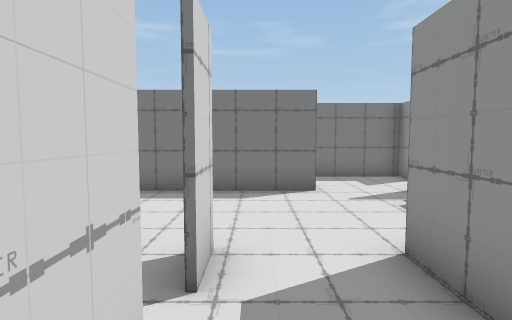
view 1 (above)

16 first-person views from a walk through a scene from a Unity 3-D project. The camera is 1.3 m above the floor, tilts 4° down and sees 80° across. The floor is counted in squares, 1 m on a side. Each view is taken from the middle of a square. On the plan, view 1 faces up. The plan holds only what a view shows up to about 14 squares ahead; the rest is blank. The place goes on beyond the plan. The player is left out.

view 2
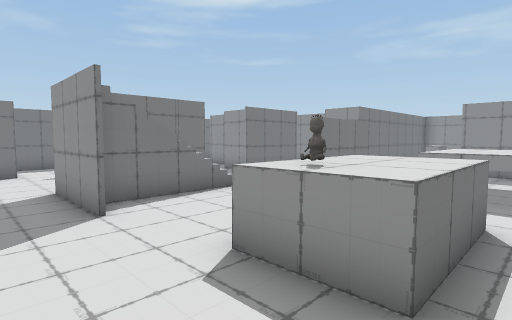

view 3
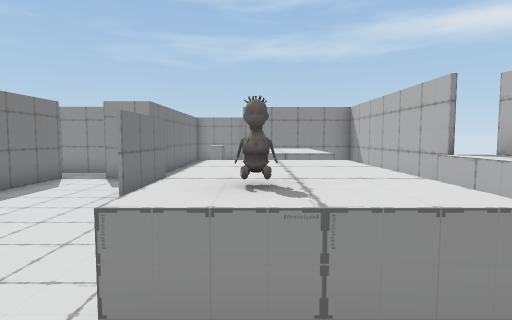

view 4
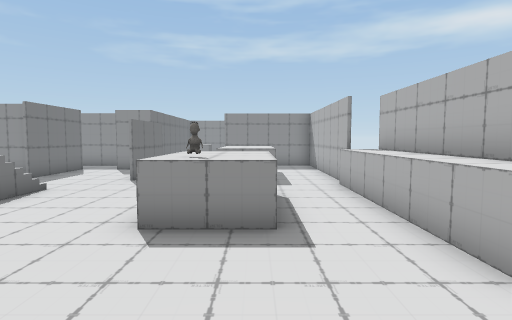

view 5
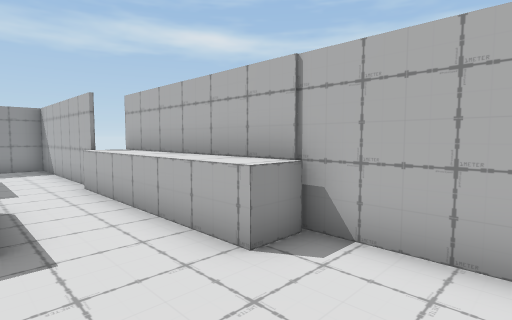

view 6
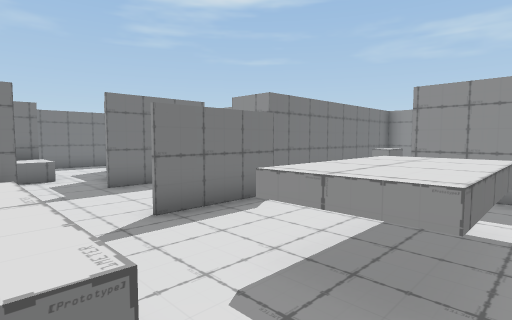

view 7
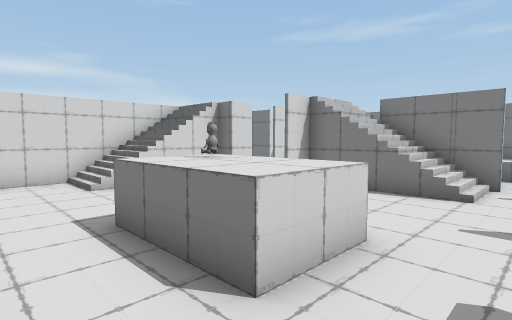

view 8
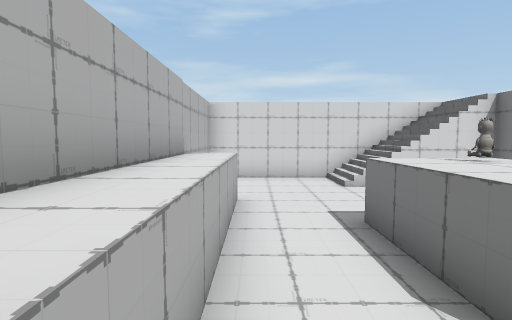

view 9
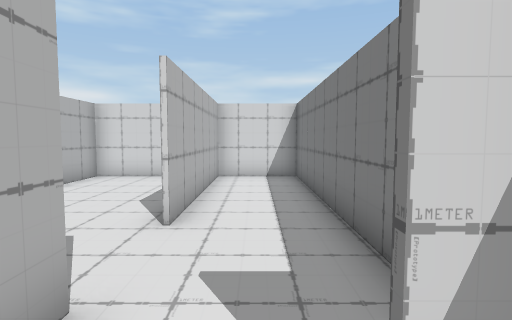

view 10
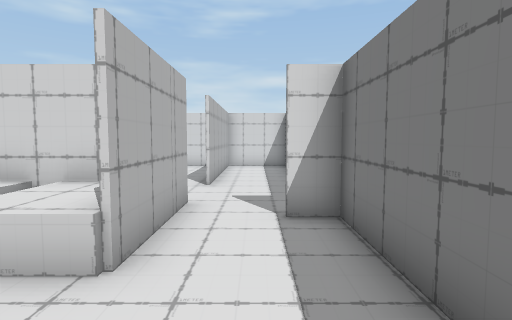

view 11
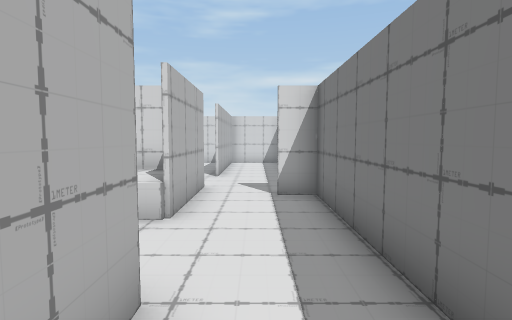

view 12
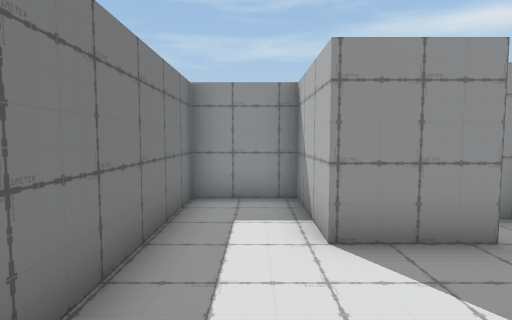

view 13
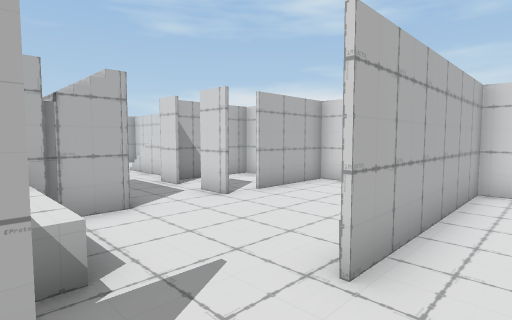

view 14
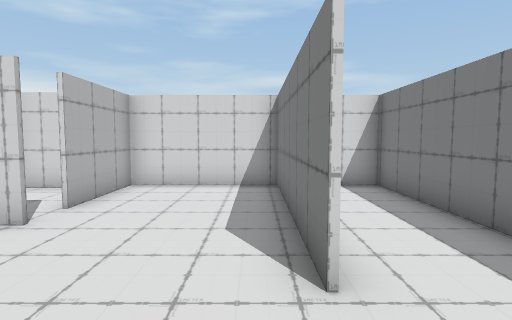

view 15
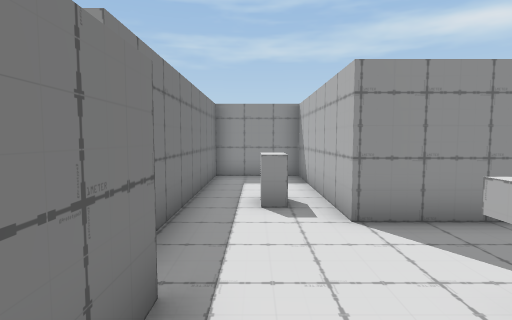

view 16
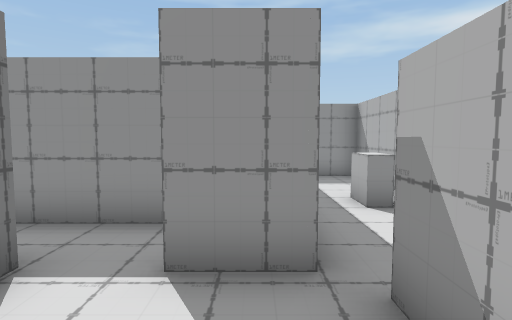

### Floor plan
Key: @ floor where view 1 was taken; # wall or solid block; . floor; / step, stairs or slope; = window, fence, low wall or low ledge; ^ raised ledge; O other object.
Columns run from 5 left of view 1 to 19 right of it. Each row starts with its distance up from view 1.
 11  ######### #######
 10 #.........#.......#
  9 #.................#
  8 #######..##....####
  7 #.........#=^..#
  6 #.......^^^^^..#
  5 #.......^ ^^..### #
  4 #.......^^^^.####.#
  3  ###.../////......#
  2  #...../////......#
  1  #..#..#........########
  0   ///@.......#####......#
 -1   =//..............^....#
 -2   #//...................#
 -3   #//...O^^.^^^^..#######
 -4   #.....^^^.^^^^..#
 -5   #...............#
 -6   #...............#
 -7   #...^^^^^^#######
 -8   ###########

Positions as (right, up) in squares from view 1, and headings:
1: (0, 0), facing up
2: (0, -5), facing up-right
3: (1, -3), facing right
4: (-2, -4), facing right
5: (-2, -4), facing down-right
6: (5, -5), facing up-right
7: (7, -6), facing up-left
8: (7, -6), facing left
9: (6, 9), facing left
10: (10, 9), facing left
11: (12, 9), facing left
12: (6, 9), facing right
13: (4, 9), facing down-left
14: (4, 7), facing left
15: (8, -1), facing right
16: (8, 1), facing right
